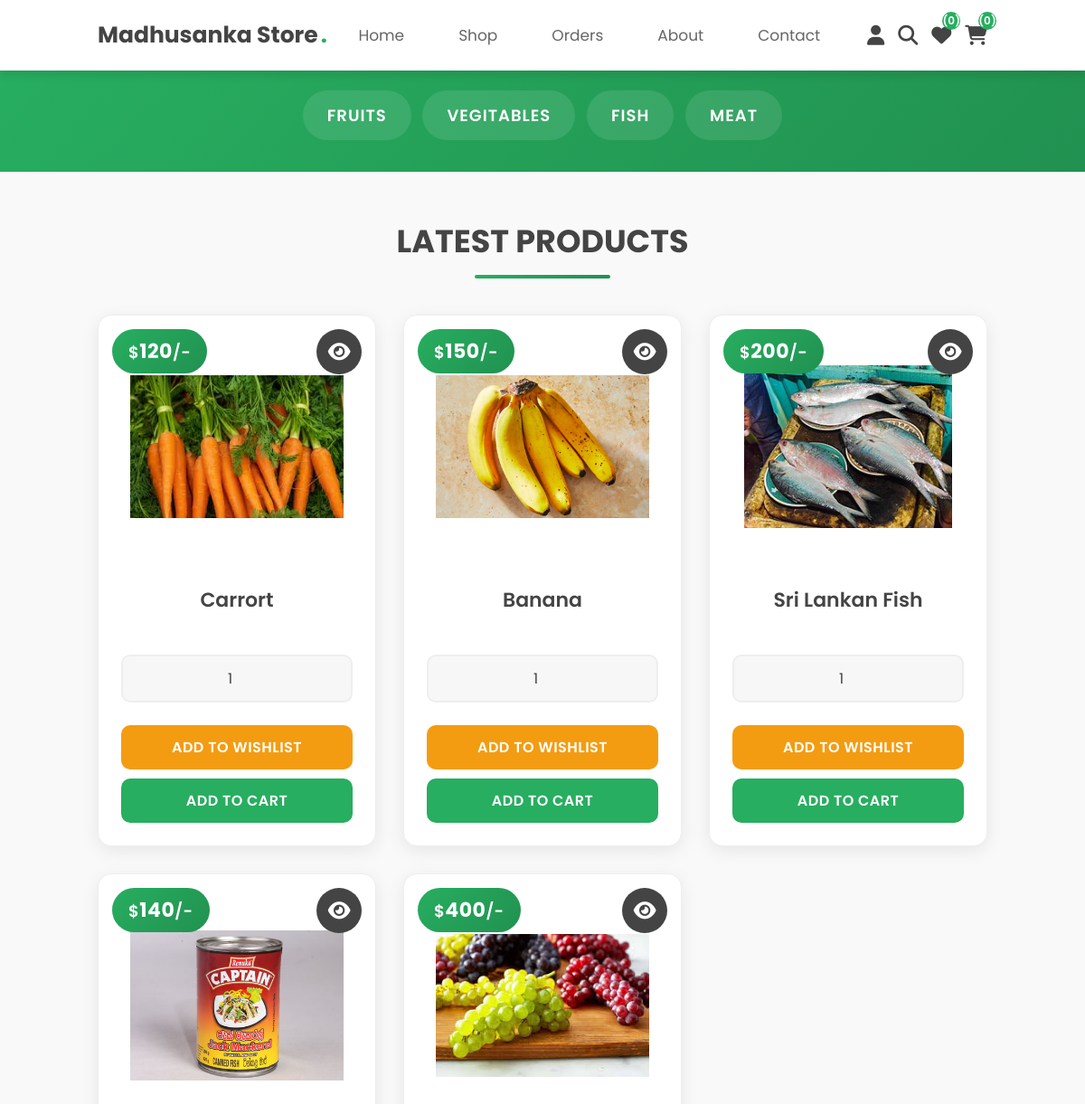
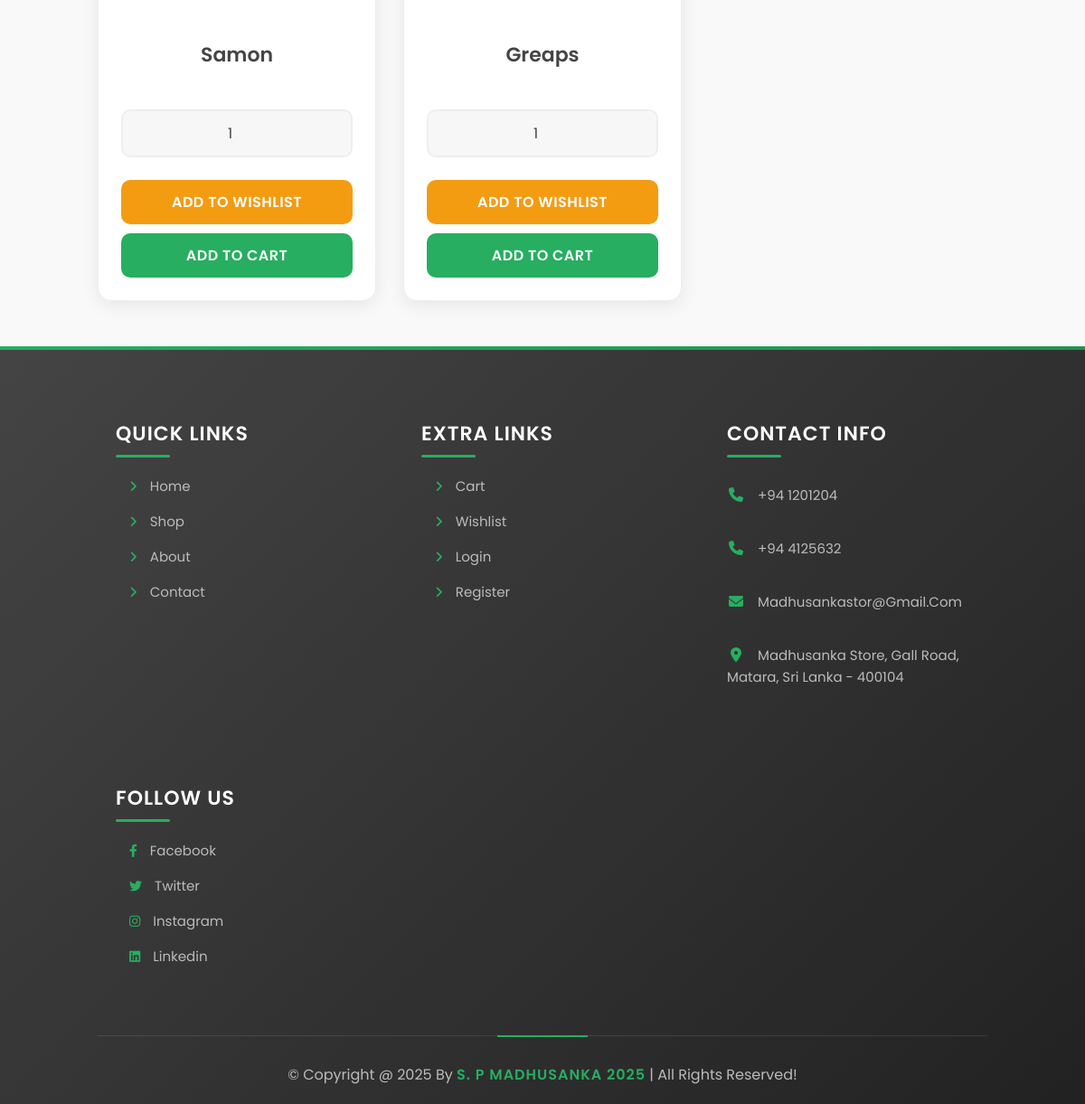
/shop.php (signed in), run on the app's committed database (2 pictures, top to bottom).
### tables this page shows
CREATE TABLE `products` (
  `id` int(100) NOT NULL,
  `name` varchar(100) NOT NULL,
  `category` varchar(20) NOT NULL,
  `details` varchar(500) NOT NULL,
  `price` int(100) NOT NULL,
  `image` varchar(100) NOT NULL
);

### shop.php (the view, shortened to what this page needs)
<?php
@include 'config.php';
?>
<!DOCTYPE html>
<html lang="en">
<head>
   <link rel="stylesheet" href="https://cdnjs.cloudflare.com/ajax/libs/font-awesome/6.1.1/css/all.min.css">
   <link rel="stylesheet" href="css/home.css">
   <link rel="stylesheet" href="css/shop.css">
</head>
<body>
<?php include 'header.php'; ?>
<section class="p-category">
   <a href="category.php?category=fruits">fruits</a>
   <a href="category.php?category=vegitables">vegitables</a>
   <a href="category.php?category=fish">fish</a>
   <a href="category.php?category=meat">meat</a>
</section>
<section class="products">
   <h1 class="title">latest products</h1>
   <div class="box-container">
   <?php
      $select_products = $conn->query("SELECT * FROM `products`");
      if($select_products->num_rows > 0){
         while($fetch_products = $select_products->fetch_assoc()){
   ?>
   <form action="" class="box" method="POST">
      <div class="price">$<span><?= $fetch_products['price']; ?></span>/-</div>
      <a href="view_page.php?pid=<?= $fetch_products['id']; ?>" class="fas fa-eye"></a>
      <img src="uploaded_img/<?= $fetch_products['image']; ?>" alt="">
      <div class="name"><?= $fetch_products['name']; ?></div>
      <input type="number" min="1" value="1" name="p_qty" class="qty">
      <input type="submit" value="add to wishlist" class="option-btn" name="add_to_wishlist">
      <input type="submit" value="add to cart" class="btn" name="add_to_cart">
   </form>
   <?php
      }
   }else{
      echo '<p class="empty">no products added yet!</p>';
   }
   ?>
   </div>
</section>
<?php include 'footer.php'; ?>
</body>
</html>

### css/home.css (style rules this page uses)
:root { --green: #27ae60; --dark-color: #219150; --black: #444; --light-color: #666; --border: .1rem solid rgba(0,0,0,.1); --border-hover: .1rem solid var(--black); --box-shadow: 0 .5rem 1rem rgba(0,0,0,.1); }
* { font-family: 'Poppins', sans-serif; margin: 0; padding: 0; box-sizing: border-box; outline: none; border: none; text-decoration: none; text-transform: capitalize; transition: all .2s linear; transition: width none; }
html { font-size: 62.5%; overflow-x: hidden; scroll-padding-top: 5rem; scroll-behavior: smooth; }
body { background: #f7f7f7; }
.btn { display: inline-block; margin-top: 1rem; padding: .9rem 3rem; border-radius: .5rem; background: var(--green); color: #fff; font-size: 1.7rem; cursor: pointer; font-weight: 500; }
.option-btn { display: inline-block; margin-top: 1rem; padding: .9rem 3rem; border-radius: .5rem; background: #f39c12; color: #fff; font-size: 1.7rem; cursor: pointer; font-weight: 500; }
.title { text-align: center; margin-bottom: 2rem; position: relative; font-size: 3.5rem; color: var(--black); text-transform: uppercase; padding-bottom: 1rem; }
.title::after { content: ''; position: absolute; bottom: 0; left: 50%; transform: translateX(-50%); width: 10rem; height: .3rem; background: var(--green); }
.products { padding: 5rem 9%; }
.products .box-container { display: grid; grid-template-columns: repeat(auto-fit, minmax(30rem, 1fr)); gap: 2.5rem; margin-top: 3rem; }
.products .box { background: #fff; border-radius: .5rem; padding: 2rem; text-align: center; position: relative; box-shadow: var(--box-shadow); overflow: hidden; transition: all 0.3s ease; }
.products .box .price { position: absolute; top: 1rem; left: 1rem; background: var(--green); color: #fff; font-size: 1.8rem; padding: .7rem 1.5rem; border-radius: .5rem; z-index: 10; }
.products .box .price span { font-size: 2.5rem; font-weight: bold; }
.products .box .fas.fa-eye { position: absolute; top: 1rem; right: 1rem; height: 4.5rem; width: 4.5rem; line-height: 4.5rem; background: var(--black); color: #fff; font-size: 2rem; border-radius: 50%; cursor: pointer; z-index: 10; }
.products .box img { height: 20rem; width: 100%; object-fit: contain; margin: 1.5rem 0; }
.products .box .name { font-size: 2rem; color: var(--black); margin: 1rem 0; font-weight: 600; }
.products .box .qty { width: 100%; padding: 1.2rem 1.4rem; font-size: 1.7rem; color: var(--black); background: #f7f7f7; border-radius: .5rem; margin: 1rem 0; border: var(--border); }
.products .box input[type="submit"] { width: 100%; margin-top: 1rem; }
.home-category .box, .products .box { animation: fadeIn 0.5s ease backwards; }
.products .box:nth-child(2) { animation-delay: 0.1s; }
.products .box:nth-child(3) { animation-delay: 0.2s; }
.products .box:nth-child(4) { animation-delay: 0.3s; }
.products .box:nth-child(5) { animation-delay: 0.4s; }

### data on the page
products: price "120", image (picture), name "Carrort"
products: price "150", image (picture), name "Banana"
products: price "200", image (picture), name "Sri Lankan Fish"
products: price "140", image (picture), name "Samon"
products: price "400", image (picture), name "Greaps"

### other printed values
$wishlist_count "0"
$cart_count "0"
